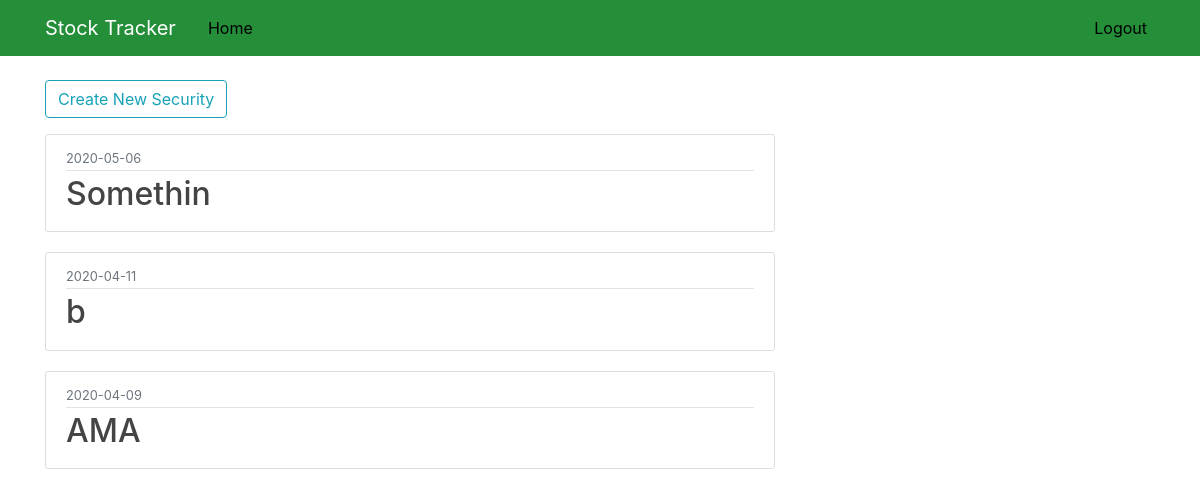
The app's page /home (signed in) with its own data.
### stockTracker/models.py (models this page shows, shortened)
class Security(db.Model):
    id = db.Column(db.Integer, primary_key=True)
    title = db.Column(db.String(50), nullable=False)
    date_posted = db.Column(db.DateTime, nullable=False, default=datetime.utcnow)
    user_id = db.Column(db.Integer, db.ForeignKey('user.id'), nullable=False)
    transactions = db.relationship('Transaction', backref='security', lazy=True)

### stockTracker/routes.py (the view)
@app.route("/")
@app.route("/home")
def home():
    if current_user.is_authenticated:
        page = request.args.get('page', 1, type=int)
        securities = Security.query.filter_by(user_id=current_user.id)\
            .order_by(Security.date_posted.desc()).paginate(page=page, per_page=20)
        return render_template('home.html', securities = securities)
    else:
        return render_template('home.html')

### stockTracker/models.py (called while the page is built)
@login_manager.user_loader
def load_user(user_id):
    return User.query.get(int(user_id))

### stockTracker/templates/home.html
{% extends "layout.html" %}
{% block content %}
	{% if current_user.is_authenticated %}
		<div class="media-body">
			<a href="{{ url_for('new_security') }}" class="btn btn-outline-info mb-3">Create New Security</a>
		</div>
    	{% for security in securities.items %}
			<article class="media content-section">
				<div class="media-body">
					<div class="article-metadata">
						<small class="text-muted">
							{{ security.date_posted.strftime('%Y-%m-%d') }}
						</small>
					</div>
					<h2>
						<a href="{{ url_for('security', security_title=security.title) }}" class="article-title">
							{{ security.title }}
						</a>
					</h2>
				</div>
			</article>
		{% endfor %}
    {% else %}
    	<div class="media-body">
    		<a href="{{ url_for('register') }}" class="btn btn-outline-info mb-3">Create an account now!</a>
    	</div>
    {% endif %}
{% endblock content %}

### stockTracker/static/main.css (style rules this page uses)
body { background: #fff; color: #333333; margin-top: 5rem; }
h1, h2, h3, h4, h5, h6 { color: #444444; }
.content-section { background: #ffffff; padding: 10px 20px; border: 1px solid #dddddd; border-radius: 3px; margin-bottom: 20px; }
.article-title { color: #444444; }
.article-metadata { padding-bottom: 1px; margin-bottom: 4px; border-bottom: 1px solid #e3e3e3 }

### records on screen
Security: date_posted "2020-05-06", title "Somethin"
Security: date_posted "2020-04-11", title "b"
Security: date_posted "2020-04-09", title "AMA"
